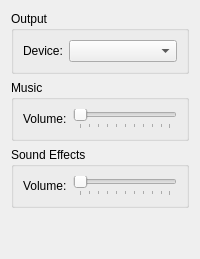
<?xml version="1.0" encoding="UTF-8"?>
<ui version="4.0">
 <class>AudioPage</class>
 <widget class="QWidget" name="AudioPage">
  <layout class="QVBoxLayout" name="verticalLayout">
   <item>
    <widget class="QGroupBox" name="outputGroupBox">
     <property name="title">
      <string>Output</string>
     </property>
     <layout class="QGridLayout" name="gridLayoutOutput">
      <item row="0" column="0">
       <widget class="QLabel" name="outputDeviceLabel">
        <property name="sizePolicy">
         <sizepolicy hsizetype="Minimum" vsizetype="Preferred">
          <horstretch>0</horstretch>
          <verstretch>0</verstretch>
         </sizepolicy>
        </property>
        <property name="text">
         <string>Device:</string>
        </property>
       </widget>
      </item>
      <item row="0" column="1">
       <widget class="QComboBox" name="outputDeviceComboBox">
        <property name="sizePolicy">
         <sizepolicy hsizetype="MinimumExpanding" vsizetype="Fixed">
          <horstretch>0</horstretch>
          <verstretch>0</verstretch>
         </sizepolicy>
        </property>
       </widget>
      </item>
     </layout>
    </widget>
   </item>
   <item>
    <widget class="QGroupBox" name="musicGroupBox">
     <property name="title">
      <string>Music</string>
     </property>
     <layout class="QGridLayout" name="gridLayoutMusic">
      <item row="1" column="0">
       <widget class="QLabel" name="musicVolumeLabel">
        <property name="sizePolicy">
         <sizepolicy hsizetype="Minimum" vsizetype="Preferred">
          <horstretch>0</horstretch>
          <verstretch>0</verstretch>
         </sizepolicy>
        </property>
        <property name="text">
         <string>Volume:</string>
        </property>
       </widget>
      </item>
      <item row="1" column="1">
      <widget class="AudioVolumeSlider" name="musicVolumeSlider">
        <property name="audioType">
          <enum>AudioVolumeSlider::AudioType::Music</enum>
        </property>
        <property name="sizePolicy">
         <sizepolicy hsizetype="MinimumExpanding" vsizetype="Expanding">
          <horstretch>0</horstretch>
          <verstretch>0</verstretch>
         </sizepolicy>
        </property>
        <property name="mouseTracking">
         <bool>true</bool>
        </property>
        <property name="tracking">
         <bool>false</bool>
        </property>
        <property name="orientation">
         <enum>Qt::Orientation::Horizontal</enum>
        </property>
        <property name="tickPosition">
         <enum>QSlider::TickPosition::TicksBelow</enum>
        </property>
        <property name="tickInterval">
         <number>10</number>
        </property>
       </widget>
      </item>
     </layout>
    </widget>
   </item>
   <item>
    <widget class="QGroupBox" name="soundsGroupBox">
     <property name="title">
      <string>Sound Effects</string>
     </property>
     <layout class="QGridLayout" name="gridLayoutSounds">
      <item row="1" column="0">
       <widget class="QLabel" name="soundsVolumeLabel">
        <property name="sizePolicy">
         <sizepolicy hsizetype="Minimum" vsizetype="Preferred">
          <horstretch>0</horstretch>
          <verstretch>0</verstretch>
         </sizepolicy>
        </property>
        <property name="text">
         <string>Volume:</string>
        </property>
       </widget>
      </item>
      <item row="1" column="1">
      <widget class="AudioVolumeSlider" name="soundsVolumeSlider">
        <property name="audioType">
          <enum>AudioVolumeSlider::AudioType::Sound</enum>
        </property>
        <property name="sizePolicy">
         <sizepolicy hsizetype="MinimumExpanding" vsizetype="Expanding">
          <horstretch>0</horstretch>
          <verstretch>0</verstretch>
         </sizepolicy>
        </property>
        <property name="mouseTracking">
         <bool>true</bool>
        </property>
        <property name="tracking">
         <bool>false</bool>
        </property>
        <property name="orientation">
         <enum>Qt::Orientation::Horizontal</enum>
        </property>
        <property name="tickPosition">
         <enum>QSlider::TickPosition::TicksBelow</enum>
        </property>
        <property name="tickInterval">
         <number>10</number>
        </property>
       </widget>
      </item>
     </layout>
    </widget>
   </item>
   <item>
    <spacer name="verticalSpacer">
     <property name="orientation">
      <enum>Qt::Orientation::Vertical</enum>
     </property>
     <property name="sizeHint" stdset="0">
      <size>
       <width>20</width>
       <height>40</height>
      </size>
     </property>
    </spacer>
   </item>
  </layout>
 </widget>
 <customwidgets>
  <customwidget>
   <class>AudioVolumeSlider</class>
   <extends>QSlider</extends>
   <header>mainwindow/AudioVolumeSlider.h</header>
  </customwidget>
 </customwidgets>
 <resources/>
 <connections/>
</ui>
